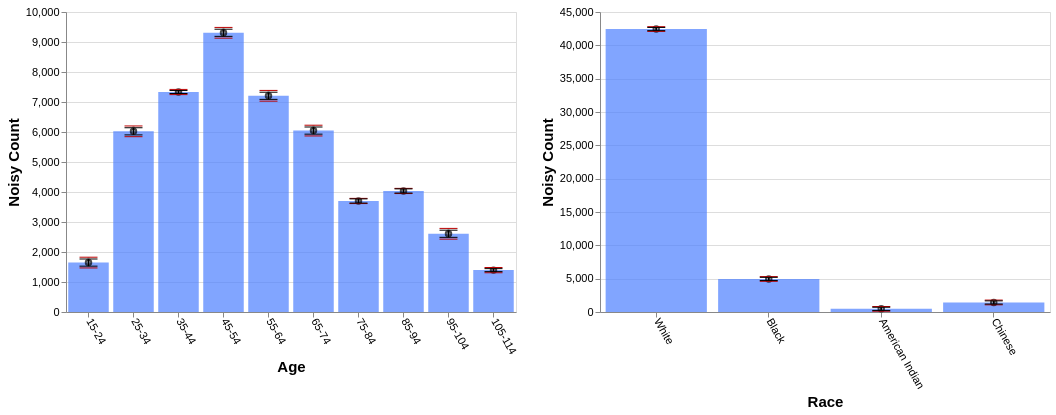

Write the Vega-Lite specification saved for this chart.
### Vega-Lite specification from a JSON file in a GitHub repository (floating-point values rounded to 4 significant figures)
{"config": {"view": {"continuousWidth": 400, "continuousHeight": 300}, "axis": {"labelFontSize": 11, "titleFontSize": 15}, "axisBottom": {"labelAngle": 60}}, "hconcat": [{"layer": [{"mark": "bar", "encoding": {"color": {"value": "transparent"}, "tooltip": [{"aggregate": "sum", "field": "noisy_count", "title": "noisy count", "type": "quantitative"}, {"aggregate": "sum", "field": "noisy_count_prev", "title": "prev count", "type": "quantitative"}, {"aggregate": "sum", "field": "error", "title": "current error", "type": "quantitative"}, {"aggregate": "sum", "field": "error_prev", "title": "prev error", "type": "quantitative"}], "x": {"field": "age", "sort": null, "title": "Age", "type": "ordinal"}}, "height": 300, "selection": {"selector685": {"type": "interval", "encodings": ["x"]}}, "transform": [{"filter": {"selection": "selector686"}}], "width": 450}, {"mark": {"type": "bar", "color": "gray", "opacity": 0}, "encoding": {"x": {"field": "age", "sort": null, "title": "Age", "type": "ordinal"}, "y": {"aggregate": "sum", "field": "noisy_count_prev", "type": "quantitative"}}, "transform": [{"filter": {"selection": "selector686"}}]}, {"mark": {"type": "bar", "color": "#4C7FFF", "opacity": 0.7}, "encoding": {"x": {"field": "age", "sort": null, "title": "Age", "type": "ordinal"}, "y": {"aggregate": "sum", "field": "noisy_count", "type": "quantitative"}}, "transform": [{"filter": {"selection": "selector686"}}]}, {"mark": {"type": "point", "color": "black", "opacity": 0.7}, "encoding": {"x": {"field": "age", "sort": null, "title": "Age", "type": "ordinal"}, "y": {"aggregate": "sum", "field": "noisy_count", "title": "Noisy Count", "type": "quantitative"}}, "transform": [{"filter": {"selection": "selector686"}}]}, {"mark": {"type": "rule", "color": "#B6B6B6", "size": 2, "strokeDash": [3, 3]}, "encoding": {"x": {"field": "age", "sort": null, "title": "Age", "type": "ordinal"}, "y": {"aggregate": "sum", "field": "plus_error_prev_age", "title": "", "type": "quantitative"}, "y2": {"aggregate": "sum", "field": "minus_error_prev_age", "title": ""}}, "transform": [{"filter": {"selection": "selector686"}}]}, {"mark": {"type": "tick", "color": "#B90000", "size": 0, "strokeDash": [1, 1]}, "encoding": {"x": {"field": "age", "sort": null, "title": "Age", "type": "ordinal"}, "y": {"aggregate": "sum", "field": "plus_error_prev_age", "type": "quantitative"}}, "transform": [{"filter": {"selection": "selector686"}}]}, {"mark": {"type": "tick", "color": "#B90000", "size": 0, "strokeDash": [3, 1]}, "encoding": {"x": {"field": "age", "sort": null, "title": "Age", "type": "ordinal"}, "y": {"aggregate": "sum", "field": "minus_error_prev_age", "type": "quantitative"}}, "transform": [{"filter": {"selection": "selector686"}}]}, {"mark": {"type": "rule", "color": "black", "size": 2}, "encoding": {"x": {"field": "age", "sort": null, "title": "Age", "type": "ordinal"}, "y": {"aggregate": "sum", "field": "plus_error", "title": "", "type": "quantitative"}, "y2": {"aggregate": "sum", "field": "minus_error", "title": ""}}, "transform": [{"filter": {"selection": "selector686"}}]}, {"mark": {"type": "tick", "color": "black", "width": 0}, "encoding": {"x": {"field": "age", "sort": null, "title": "Age", "type": "ordinal"}, "y": {"aggregate": "sum", "field": "plus_error", "type": "quantitative"}}, "transform": [{"filter": {"selection": "selector686"}}]}, {"mark": {"type": "tick", "color": "black", "width": 0}, "encoding": {"x": {"field": "age", "sort": null, "title": "Age", "type": "ordinal"}, "y": {"aggregate": "sum", "field": "minus_error", "type": "quantitative"}}, "transform": [{"filter": {"selection": "selector686"}}]}]}, {"layer": [{"mark": "bar", "encoding": {"color": {"value": "transparent"}, "tooltip": [{"aggregate": "sum", "field": "noisy_count", "title": "noisy count", "type": "quantitative"}, {"aggregate": "sum", "field": "noisy_count_prev", "title": "prev count", "type": "quantitative"}, {"aggregate": "sum", "field": "error", "title": "current error", "type": "quantitative"}, {"aggregate": "sum", "field": "error_prev", "title": "prev error", "type": "quantitative"}], "x": {"field": "race", "sort": null, "title": "Race", "type": "ordinal"}}, "height": 300, "selection": {"selector686": {"type": "interval", "encodings": ["x"]}}, "transform": [{"filter": {"selection": "selector685"}}], "width": 450}, {"mark": {"type": "bar", "color": "gray", "opacity": 0}, "encoding": {"x": {"field": "race", "sort": null, "title": "Race", "type": "ordinal"}, "y": {"aggregate": "sum", "field": "noisy_count_prev", "type": "quantitative"}}, "transform": [{"filter": {"selection": "selector685"}}]}, {"mark": {"type": "bar", "color": "#4C7FFF", "opacity": 0.7}, "encoding": {"x": {"field": "race", "sort": null, "title": "Race", "type": "ordinal"}, "y": {"aggregate": "sum", "field": "noisy_count", "type": "quantitative"}}, "transform": [{"filter": {"selection": "selector685"}}]}, {"mark": {"type": "point", "color": "black", "opacity": 0.7}, "encoding": {"x": {"field": "race", "sort": null, "title": "Race", "type": "ordinal"}, "y": {"aggregate": "sum", "field": "noisy_count", "title": "Noisy Count", "type": "quantitative"}}, "transform": [{"filter": {"selection": "selector685"}}]}, {"mark": {"type": "rule", "color": "#B6B6B6", "size": 2, "strokeDash": [3, 3]}, "encoding": {"x": {"field": "race", "sort": null, "title": "Race", "type": "ordinal"}, "y": {"aggregate": "sum", "field": "plus_error_prev_race", "title": "", "type": "quantitative"}, "y2": {"aggregate": "sum", "field": "minus_error_prev_race", "title": ""}}, "transform": [{"filter": {"selection": "selector685"}}]}, {"mark": {"type": "tick", "color": "#B90000", "size": 0, "strokeDash": [1, 1]}, "encoding": {"x": {"field": "race", "sort": null, "title": "Race", "type": "ordinal"}, "y": {"aggregate": "sum", "field": "plus_error_prev_race", "type": "quantitative"}}, "transform": [{"filter": {"selection": "selector685"}}]}, {"mark": {"type": "tick", "color": "#B90000", "size": 0, "strokeDash": [3, 1]}, "encoding": {"x": {"field": "race", "sort": null, "title": "Race", "type": "ordinal"}, "y": {"aggregate": "sum", "field": "minus_error_prev_race", "type": "quantitative"}}, "transform": [{"filter": {"selection": "selector685"}}]}, {"mark": {"type": "rule", "color": "black", "size": 2}, "encoding": {"x": {"field": "race", "sort": null, "title": "Race", "type": "ordinal"}, "y": {"aggregate": "sum", "field": "plus_error", "title": "", "type": "quantitative"}, "y2": {"aggregate": "sum", "field": "minus_error", "title": ""}}, "transform": [{"filter": {"selection": "selector685"}}]}, {"mark": {"type": "tick", "color": "black", "width": 0}, "encoding": {"x": {"field": "race", "sort": null, "title": "Race", "type": "ordinal"}, "y": {"aggregate": "sum", "field": "plus_error", "type": "quantitative"}}, "transform": [{"filter": {"selection": "selector685"}}]}, {"mark": {"type": "tick", "color": "black", "width": 0}, "encoding": {"x": {"field": "race", "sort": null, "title": "Race", "type": "ordinal"}, "y": {"aggregate": "sum", "field": "minus_error", "type": "quantitative"}}, "transform": [{"filter": {"selection": "selector685"}}]}]}], "data": {"name": "data-6abc124953b2440b357e1cec3a5141b7"}, "$schema": "https://vega.github.io/schema/vega-lite/v4.17.0.json", "datasets": {"data-6abc124953b2440b357e1cec3a5141b7": [{"age": "15-24", "race": "White", "noisy_count": 1295.0, "true_count": 1271.0, "plus_error": 1325.0, "minus_error": 1265.0, "error": 29.8, "noisy_count_prev": 1280.0, "true_count_prev": 1271.0, "plus_error_prev": 1324.0, "minus_error_prev": 1235.0, "error_prev": 44.7, "plus_error_prev_age": 1339.0, "minus_error_prev_age": 1249.0, "plus_error_prev_race": 1331.0, "minus_error_prev_race": 1241.0}, {"age": "15-24", "race": "Black", "noisy_count": 120.7, "true_count": 192.0, "plus_error": 150.5, "minus_error": 90.9, "error": 29.8, "noisy_count_prev": 115.1, "true_count_prev": 192.0, "plus_error_prev": 159.9, "minus_error_prev": 70.4, "error_prev": 44.7, "plus_error_prev_age": 174.2, "minus_error_prev_age": 84.65, "plus_error_prev_race": 162.2, "minus_error_prev_race": 72.72}, {"age": "15-24", "race": "American Indian", "noisy_count": 71.7, "true_count": 31.0, "plus_error": 101.6, "minus_error": 41.9, "error": 29.8, "noisy_count_prev": 47.7, "true_count_prev": 31.0, "plus_error_prev": 92.4, "minus_error_prev": 3.0, "error_prev": 44.7, "plus_error_prev_age": 106.7, "minus_error_prev_age": 17.25, "plus_error_prev_race": 81.75, "minus_error_prev_race": -7.65}, {"age": "15-24", "race": "Chinese", "noisy_count": 159.8, "true_count": 62.0, "plus_error": 189.6, "minus_error": 130.0, "error": 29.8, "noisy_count_prev": 148.1, "true_count_prev": 62.0, "plus_error_prev": 192.8, "minus_error_prev": 103.4, "error_prev": 44.7, "plus_error_prev_age": 207.1, "minus_error_prev_age": 117.7, "plus_error_prev_race": 192.6, "minus_error_prev_race": 103.2}, {"age": "25-34", "race": "White", "noisy_count": 5032.0, "true_count": 5110.0, "plus_error": 5062.0, "minus_error": 5002.0, "error": 29.8, "noisy_count_prev": 5037.0, "true_count_prev": 5110.0, "plus_error_prev": 5082.0, "minus_error_prev": 4992.0, "error_prev": 44.7, "plus_error_prev_age": 5072.0, "minus_error_prev_age": 4983.0, "plus_error_prev_race": 5089.0, "minus_error_prev_race": 4999.0}, {"age": "25-34", "race": "Black", "noisy_count": 710.7, "true_count": 700.0, "plus_error": 740.5, "minus_error": 680.9, "error": 29.8, "noisy_count_prev": 720.4, "true_count_prev": 700.0, "plus_error_prev": 765.1, "minus_error_prev": 675.6, "error_prev": 44.7, "plus_error_prev_age": 755.6, "minus_error_prev_age": 666.1, "plus_error_prev_race": 767.4, "minus_error_prev_race": 677.9}, {"age": "25-34", "race": "American Indian", "noisy_count": 95.9, "true_count": 83.0, "plus_error": 125.7, "minus_error": 66.1, "error": 29.8, "noisy_count_prev": 150.4, "true_count_prev": 83.0, "plus_error_prev": 195.1, "minus_error_prev": 105.7, "error_prev": 44.7, "plus_error_prev_age": 185.6, "minus_error_prev_age": 96.17, "plus_error_prev_race": 184.4, "minus_error_prev_race": 95.05}, {"age": "25-34", "race": "Chinese", "noisy_count": 184.4, "true_count": 244.0, "plus_error": 214.2, "minus_error": 154.6, "error": 29.8, "noisy_count_prev": 152.8, "true_count_prev": 244.0, "plus_error_prev": 197.5, "minus_error_prev": 108.1, "error_prev": 44.7, "plus_error_prev_age": 188.0, "minus_error_prev_age": 98.57, "plus_error_prev_race": 197.3, "minus_error_prev_race": 107.9}, {"age": "35-44", "race": "White", "noisy_count": 6191.0, "true_count": 6181.0, "plus_error": 6203.0, "minus_error": 6179.0, "error": 12.3, "noisy_count_prev": 6170.0, "true_count_prev": 6181.0, "plus_error_prev": 6191.0, "minus_error_prev": 6148.0, "error_prev": 21.6, "plus_error_prev_age": 6192.0, "minus_error_prev_age": 6149.0, "plus_error_prev_race": 6198.0, "minus_error_prev_race": 6155.0}, {"age": "35-44", "race": "Black", "noisy_count": 829.4, "true_count": 793.0, "plus_error": 841.7, "minus_error": 817.1, "error": 12.3, "noisy_count_prev": 836.0, "true_count_prev": 793.0, "plus_error_prev": 857.6, "minus_error_prev": 814.4, "error_prev": 21.6, "plus_error_prev_age": 858.1, "minus_error_prev_age": 814.9, "plus_error_prev_race": 859.9, "minus_error_prev_race": 816.7}, {"age": "35-44", "race": "American Indian", "noisy_count": 61.0, "true_count": 93.0, "plus_error": 73.3, "minus_error": 48.7, "error": 12.3, "noisy_count_prev": 72.7, "true_count_prev": 93.0, "plus_error_prev": 94.3, "minus_error_prev": 51.1, "error_prev": 21.6, "plus_error_prev_age": 94.82, "minus_error_prev_age": 51.62, "plus_error_prev_race": 83.65, "minus_error_prev_race": 40.45}, {"age": "35-44", "race": "Chinese", "noisy_count": 251.5, "true_count": 265.0, "plus_error": 263.8, "minus_error": 239.2, "error": 12.3, "noisy_count_prev": 252.3, "true_count_prev": 265.0, "plus_error_prev": 273.9, "minus_error_prev": 230.7, "error_prev": 21.6, "plus_error_prev_age": 274.4, "minus_error_prev_age": 231.2, "plus_error_prev_race": 273.7, "minus_error_prev_race": 230.5}, {"age": "45-54", "race": "White", "noisy_count": 8002.0, "true_count": 7988.0, "plus_error": 8031.0, "minus_error": 7972.0, "error": 29.8, "noisy_count_prev": 8010.0, "true_count_prev": 7988.0, "plus_error_prev": 8054.0, "minus_error_prev": 7965.0, "error_prev": 44.7, "plus_error_prev_age": 8039.0, "minus_error_prev_age": 7950.0, "plus_error_prev_race": 8061.0, "minus_error_prev_race": 7971.0}, {"age": "45-54", "race": "Black", "noisy_count": 891.9, "true_count": 967.0, "plus_error": 921.7, "minus_error": 862.1, "error": 29.8, "noisy_count_prev": 908.9, "true_count_prev": 967.0, "plus_error_prev": 953.6, "minus_error_prev": 864.2, "error_prev": 44.7, "plus_error_prev_age": 938.2, "minus_error_prev_age": 848.8, "plus_error_prev_race": 955.9, "minus_error_prev_race": 866.5}, {"age": "45-54", "race": "American Indian", "noisy_count": 118.4, "true_count": 112.0, "plus_error": 148.2, "minus_error": 88.6, "error": 29.8, "noisy_count_prev": 131.5, "true_count_prev": 112.0, "plus_error_prev": 176.2, "minus_error_prev": 86.8, "error_prev": 44.7, "plus_error_prev_age": 160.8, "minus_error_prev_age": 71.4, "plus_error_prev_race": 165.5, "minus_error_prev_race": 76.15}, {"age": "45-54", "race": "Chinese", "noisy_count": 295.5, "true_count": 266.0, "plus_error": 325.3, "minus_error": 265.7, "error": 29.8, "noisy_count_prev": 318.9, "true_count_prev": 266.0, "plus_error_prev": 363.6, "minus_error_prev": 274.2, "error_prev": 44.7, "plus_error_prev_age": 348.2, "minus_error_prev_age": 258.8, "plus_error_prev_race": 363.4, "minus_error_prev_race": 274.0}, {"age": "55-64", "race": "White", "noisy_count": 6275.0, "true_count": 6252.0, "plus_error": 6305.0, "minus_error": 6245.0, "error": 29.8, "noisy_count_prev": 6235.0, "true_count_prev": 6252.0, "plus_error_prev": 6280.0, "minus_error_prev": 6191.0, "error_prev": 44.7, "plus_error_prev_age": 6287.0, "minus_error_prev_age": 6197.0, "plus_error_prev_race": 6287.0, "minus_error_prev_race": 6197.0}, {"age": "55-64", "race": "Black", "noisy_count": 671.1, "true_count": 744.0, "plus_error": 700.9, "minus_error": 641.3, "error": 29.8, "noisy_count_prev": 644.2, "true_count_prev": 744.0, "plus_error_prev": 688.9, "minus_error_prev": 599.5, "error_prev": 44.7, "plus_error_prev_age": 695.6, "minus_error_prev_age": 606.2, "plus_error_prev_race": 691.2, "minus_error_prev_race": 601.8}, {"age": "55-64", "race": "American Indian", "noisy_count": 66.0, "true_count": 90.0, "plus_error": 95.8, "minus_error": 36.2, "error": 29.8, "noisy_count_prev": 81.0, "true_count_prev": 90.0, "plus_error_prev": 125.7, "minus_error_prev": 36.3, "error_prev": 44.7, "plus_error_prev_age": 132.4, "minus_error_prev_age": 42.95, "plus_error_prev_race": 115.0, "minus_error_prev_race": 25.65}, {"age": "55-64", "race": "Chinese", "noisy_count": 195.2, "true_count": 233.0, "plus_error": 225.0, "minus_error": 165.4, "error": 29.8, "noisy_count_prev": 219.9, "true_count_prev": 233.0, "plus_error_prev": 264.7, "minus_error_prev": 175.2, "error_prev": 44.7, "plus_error_prev_age": 271.4, "minus_error_prev_age": 181.9, "plus_error_prev_race": 264.5, "minus_error_prev_race": 175.0}, {"age": "65-74", "race": "White", "noisy_count": 5115.0, "true_count": 5121.0, "plus_error": 5145.0, "minus_error": 5085.0, "error": 29.8, "noisy_count_prev": 5107.0, "true_count_prev": 5121.0, "plus_error_prev": 5152.0, "minus_error_prev": 5062.0, "error_prev": 44.7, "plus_error_prev_age": 5156.0, "minus_error_prev_age": 5067.0, "plus_error_prev_race": 5158.0, "minus_error_prev_race": 5069.0}, {"age": "65-74", "race": "Black", "noisy_count": 621.3, "true_count": 525.0, "plus_error": 651.1, "minus_error": 591.5, "error": 29.8, "noisy_count_prev": 617.6, "true_count_prev": 525.0, "plus_error_prev": 662.4, "minus_error_prev": 572.9, "error_prev": 44.7, "plus_error_prev_age": 666.9, "minus_error_prev_age": 577.4, "plus_error_prev_race": 664.7, "minus_error_prev_race": 575.2}, {"age": "65-74", "race": "American Indian", "noisy_count": 104.1, "true_count": 68.0, "plus_error": 133.9, "minus_error": 74.3, "error": 29.8, "noisy_count_prev": 114.3, "true_count_prev": 68.0, "plus_error_prev": 159.0, "minus_error_prev": 69.6, "error_prev": 44.7, "plus_error_prev_age": 163.5, "minus_error_prev_age": 74.1, "plus_error_prev_race": 148.3, "minus_error_prev_race": 58.95}, {"age": "65-74", "race": "Chinese", "noisy_count": 207.1, "true_count": 153.0, "plus_error": 237.0, "minus_error": 177.3, "error": 29.8, "noisy_count_prev": 190.8, "true_count_prev": 153.0, "plus_error_prev": 235.5, "minus_error_prev": 146.0, "error_prev": 44.7, "plus_error_prev_age": 240.0, "minus_error_prev_age": 150.5, "plus_error_prev_race": 235.3, "minus_error_prev_race": 145.8}, {"age": "75-84", "race": "White", "noisy_count": 3371.0, "true_count": 3396.0, "plus_error": 3388.0, "minus_error": 3353.0, "error": 17.4, "noisy_count_prev": 3375.0, "true_count_prev": 3396.0, "plus_error_prev": 3396.0, "minus_error_prev": 3353.0, "error_prev": 21.7, "plus_error_prev_age": 3386.0, "minus_error_prev_age": 3343.0, "plus_error_prev_race": 3403.0, "minus_error_prev_race": 3360.0}, {"age": "75-84", "race": "Black", "noisy_count": 341.7, "true_count": 387.0, "plus_error": 359.2, "minus_error": 324.3, "error": 17.4, "noisy_count_prev": 347.7, "true_count_prev": 387.0, "plus_error_prev": 369.4, "minus_error_prev": 326.1, "error_prev": 21.7, "plus_error_prev_age": 359.0, "minus_error_prev_age": 315.7, "plus_error_prev_race": 371.7, "minus_error_prev_race": 328.4}, {"age": "75-84", "race": "American Indian", "noisy_count": -40.6, "true_count": 33.0, "plus_error": -23.2, "minus_error": -58.0, "error": 17.4, "noisy_count_prev": -14.3, "true_count_prev": 33.0, "plus_error_prev": 7.3, "minus_error_prev": -36.0, "error_prev": 21.7, "plus_error_prev_age": -3.125, "minus_error_prev_age": -46.42, "plus_error_prev_race": -3.35, "minus_error_prev_race": -46.65}, {"age": "75-84", "race": "Chinese", "noisy_count": 29.2, "true_count": 93.0, "plus_error": 46.6, "minus_error": 11.8, "error": 17.4, "noisy_count_prev": 34.5, "true_count_prev": 93.0, "plus_error_prev": 56.2, "minus_error_prev": 12.9, "error_prev": 21.7, "plus_error_prev_age": 45.78, "minus_error_prev_age": 2.475, "plus_error_prev_race": 55.97, "minus_error_prev_race": 12.67}, {"age": "85-94", "race": "White", "noisy_count": 3604.0, "true_count": 3579.0, "plus_error": 3622.0, "minus_error": 3587.0, "error": 17.4, "noisy_count_prev": 3598.0, "true_count_prev": 3579.0, "plus_error_prev": 3620.0, "minus_error_prev": 3577.0, "error_prev": 21.6, "plus_error_prev_age": 3625.0, "minus_error_prev_age": 3582.0, "plus_error_prev_race": 3627.0, "minus_error_prev_race": 3583.0}, {"age": "85-94", "race": "Black", "noisy_count": 349.4, "true_count": 351.0, "plus_error": 366.9, "minus_error": 332.0, "error": 17.4, "noisy_count_prev": 349.6, "true_count_prev": 351.0, "plus_error_prev": 371.3, "minus_error_prev": 328.0, "error_prev": 21.6, "plus_error_prev_age": 376.3, "minus_error_prev_age": 333.0, "plus_error_prev_race": 373.6, "minus_error_prev_race": 330.3}, {"age": "85-94", "race": "American Indian", "noisy_count": 33.6, "true_count": 33.0, "plus_error": 51.0, "minus_error": 16.2, "error": 17.4, "noisy_count_prev": 25.1, "true_count_prev": 33.0, "plus_error_prev": 46.7, "minus_error_prev": 3.5, "error_prev": 21.6, "plus_error_prev_age": 51.65, "minus_error_prev_age": 8.45, "plus_error_prev_race": 36.05, "minus_error_prev_race": -7.15}, {"age": "85-94", "race": "Chinese", "noisy_count": 47.1, "true_count": 74.0, "plus_error": 64.5, "minus_error": 29.6, "error": 17.4, "noisy_count_prev": 41.5, "true_count_prev": 74.0, "plus_error_prev": 63.1, "minus_error_prev": 19.8, "error_prev": 21.6, "plus_error_prev_age": 68.05, "minus_error_prev_age": 24.75, "plus_error_prev_race": 62.87, "minus_error_prev_race": 19.57}, {"age": "95-104", "race": "White", "noisy_count": 2307.0, "true_count": 2336.0, "plus_error": 2337.0, "minus_error": 2277.0, "error": 29.8, "noisy_count_prev": 2323.0, "true_count_prev": 2336.0, "plus_error_prev": 2368.0, "minus_error_prev": 2278.0, "error_prev": 44.7, "plus_error_prev_age": 2366.0, "minus_error_prev_age": 2277.0, "plus_error_prev_race": 2374.0, "minus_error_prev_race": 2285.0}, {"age": "95-104", "race": "Black", "noisy_count": 294.6, "true_count": 160.0, "plus_error": 324.4, "minus_error": 264.8, "error": 29.8, "noisy_count_prev": 257.8, "true_count_prev": 160.0, "plus_error_prev": 302.5, "minus_error_prev": 213.1, "error_prev": 44.7, "plus_error_prev_age": 300.9, "minus_error_prev_age": 211.5, "plus_error_prev_race": 304.8, "minus_error_prev_race": 215.4}, {"age": "95-104", "race": "American Indian", "noisy_count": -56.0, "true_count": 14.0, "plus_error": -26.2, "minus_error": -85.8, "error": 29.8, "noisy_count_prev": -29.3, "true_count_prev": 14.0, "plus_error_prev": 15.4, "minus_error_prev": -74.1, "error_prev": 44.7, "plus_error_prev_age": 13.83, "minus_error_prev_age": -75.67, "plus_error_prev_race": 4.75, "minus_error_prev_race": -84.75}, {"age": "95-104", "race": "Chinese", "noisy_count": 62.4, "true_count": 35.0, "plus_error": 92.2, "minus_error": 32.6, "error": 29.8, "noisy_count_prev": 62.4, "true_count_prev": 35.0, "plus_error_prev": 107.2, "minus_error_prev": 17.7, "error_prev": 44.7, "plus_error_prev_age": 105.6, "minus_error_prev_age": 16.13, "plus_error_prev_race": 107.0, "minus_error_prev_race": 17.47}, {"age": "105-114", "race": "White", "noisy_count": 1252.0, "true_count": 1270.0, "plus_error": 1265.0, "minus_error": 1240.0, "error": 12.5, "noisy_count_prev": 1244.0, "true_count_prev": 1270.0, "plus_error_prev": 1265.0, "minus_error_prev": 1222.0, "error_prev": 21.9, "plus_error_prev_age": 1266.0, "minus_error_prev_age": 1223.0, "plus_error_prev_race": 1272.0, "minus_error_prev_race": 1228.0}, {"age": "105-114", "race": "Black", "noisy_count": 126.9, "true_count": 110.0, "plus_error": 139.4, "minus_error": 114.4, "error": 12.5, "noisy_count_prev": 137.2, "true_count_prev": 110.0, "plus_error_prev": 159.1, "minus_error_prev": 115.3, "error_prev": 21.9, "plus_error_prev_age": 160.0, "minus_error_prev_age": 116.2, "plus_error_prev_race": 161.4, "minus_error_prev_race": 117.6}, {"age": "105-114", "race": "American Indian", "noisy_count": 17.5, "true_count": 4.0, "plus_error": 29.9, "minus_error": 5.0, "error": 12.5, "noisy_count_prev": -1.0, "true_count_prev": 4.0, "plus_error_prev": 20.8, "minus_error_prev": -22.9, "error_prev": 21.9, "plus_error_prev_age": 21.72, "minus_error_prev_age": -21.98, "plus_error_prev_race": 10.15, "minus_error_prev_race": -33.55}, {"age": "105-114", "race": "Chinese", "noisy_count": -0.6, "true_count": 17.0, "plus_error": 11.8, "minus_error": -13.1, "error": 12.5, "noisy_count_prev": 12.7, "true_count_prev": 17.0, "plus_error_prev": 34.6, "minus_error_prev": -9.2, "error_prev": 21.9, "plus_error_prev_age": 35.52, "minus_error_prev_age": -8.275, "plus_error_prev_race": 34.37, "minus_error_prev_race": -9.43}]}}
